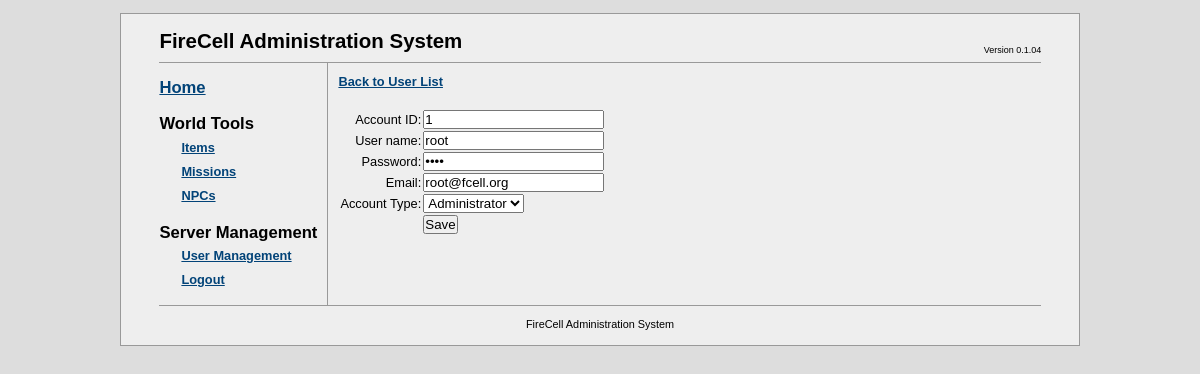
Screenshot of /fcadmin/?a=users&u=1 (signed in) with the database file from the repository.
### tables this page shows
CREATE TABLE `fc_accounts` (
  `account_id` bigint(20) unsigned NOT NULL AUTO_INCREMENT,
  `acc_name` varchar(64) NOT NULL COMMENT 'account name',
  `acc_password` varchar(64) NOT NULL COMMENT 'account password',
  `created` timestamp NOT NULL DEFAULT CURRENT_TIMESTAMP ON UPDATE CURRENT_TIMESTAMP COMMENT 'datetime of account creation',
  `acc_type` smallint(5) unsigned NOT NULL DEFAULT '0' COMMENT 'type of account (see fc_accounttypes)',
  `email` varchar(64) NOT NULL,
  PRIMARY KEY (`account_id`)
);

### fcadmin/db/mysqldb.php (called while the page is built, shortened)
<?php
class MySQLDB
{
	private $link = NULL;
	public function Connect($server, $dbname, $user, $password)
	{
		$result = false;
		$this->link = mysql_pconnect($server, $user, $password);
		if ( $this->link != NULL )
		{
			$result = true;
		}
		return $result;
	}
	public function Execute($query)
	{
		$result = NULL;
		if ( $this->link != NULL )
		{
			$result = mysql_query($query, $this->link);
		}
		return $result;
	}
}
?>

### fcadmin/apps/usermanager.php (the view, shortened to what this page needs)
<?php
class UserManagerApp implements IFCAdminApp
{
  private $userAction = NULL;
  private $itemsPerPage = 50;
  private $db = NULL;
  private $currentPage = 0;
  private $userData = NULL;
  private $query_GetUser = "SELECT * FROM fc_accounts where account_id = ";
  public function __construct($itemsPerPage = 50)
  {
    $this->itemsPerPage = $itemsPerPage;
  }
  public function init($db)
  {
    $this->db = $db;
    $this->userAction = $_GET["u"];
    if ( $this->userAction == NULL )
    {
      $this->currentPage = $_GET["page"];
      if ( $this->currentPage == NULL )
        $this->currentPage = 0;
      $this->numUsers = $this->GetNumUsers();
      if ( $this->numUsers == -1 )
      {
        echo "Failed to retrieve number of users!";
        return false;
      }
      $this->numPagesAvailable = ceil($this->numUsers / $this->itemsPerPage);
      $this->userData = $this->GetUsers();
    }
    else
    {
      switch ( $this->userAction )
      {
        default:
          $this->userData = $this->GetUser($this->userAction);
          break;
      }
    }
    return true;
  }
  public function render()
  {
    if ( $this->userAction == NULL )
    {
      $startIndex = $this->currentPage * $this->itemsPerPage;
      $this->render_options();
      $this->render_table($startIndex);
      $this->render_pages();
    }
    else if ( $this->userAction == -1 )
    {
      $this->render_userform($this->userAction);
    }
    else
    {
      $this->render_userform($this->userAction);
    }
  }
  private function render_userform($userid = -1)
  {
    $typeLabels = array( "Normal User", "GM", "Administrator" );
    $userAction = ($userid == -1 ? "adduser" : "edituser");
    $readOnly = ($userid == -1 ? "" : "readonly=\"yes\"");
    $userID = "";
    $userName = "";
    $userPass = "";
    $userEmail = "";
    $userType = "";
    if ( $this->userData != NULL )
    {
      $userID = $this->userData->account_id;
      $userName = $this->userData->account_name;
      $userPass = $this->userData->account_password;
      $userEmail = $this->userData->account_email;
      $userType = $this->userData->account_type;
    }
echo <<<FORMDEF
    <a href="?a=users">Back to User List</a><br/><br/>
    <form name="userform" method="post" action="actions/$userAction.php">
      <table>
FORMDEF;
    if ( $userid != -1 )
    {
echo <<<FORMDEF
        <tr>
          <td align="right">Account ID:</td>
          <td><input type="text" name="account_id" $readOnly value="$userID"/></td>
        </tr>
FORMDEF;
    }
echo <<<FORMDEF
        <tr>
          <td align="right">User name:</td>
          <td><input type="text" name="account_name" $readOnly value="$userName"/></td>
        </tr>
        <tr>
          <td align="right">Password:</td>
          <td><input type="password" name="account_pass" value="$userPass"/></td>
        </tr>
        <tr>
          <td align="right">Email:</td>
          <td><input type="text" name="account_email" value="$userEmail"/></td>
        </tr>
        <tr>
          <td align="right">Account Type:</td>
          <td>
            <select name="account_type">
FORMDEF;
    for ( $i = 1; $i <= 3; $i++ )
    {
      echo "<option value=\"$i\" ".($i == $userType ? "selected=\"yes\"" : "").">".$typeLabels[$i-1]."</option>";
    }
echo <<<FORMDEF
            </select>
          </td>
        </tr>
        <tr>
          <td></td>
          <td><input type="submit" value="Save" /></td>
        </tr>
      </table>
    </form>
FORMDEF;
  }
  private function GetUser($userID)
  {
    $userData = NULL;
    $query = $this->query_GetUser.$userID;
    $result = $this->db->Execute( $query );
    if ( $result != NULL )
    {
      if ( $line = mysql_fetch_array($result, MYSQL_ASSOC) )
      {
        $user = new User();
        $user->account_id = $line["account_id"];
        $user->account_name = $line["acc_name"];
        $user->account_password = $line["acc_password"];
        $user->account_created = $line["created"];
        $user->account_type = $line["acc_type"];
        $user->account_email = $line["email"];
        $userData = $user;
      }
    }
    return $userData;
  }
}
?>

### fcadmin/css/fcadmin.css (style rules this page uses)
* { margin: 0; padding: 0; }
html { background: #ddd; }
a { color: #024378; font-weight: bold; text-decoration: underline; }

### rows the page displays
fc_accounts: account_id "1", account_name "root", account_email "root@fcell.org", account_type "Administrator"
